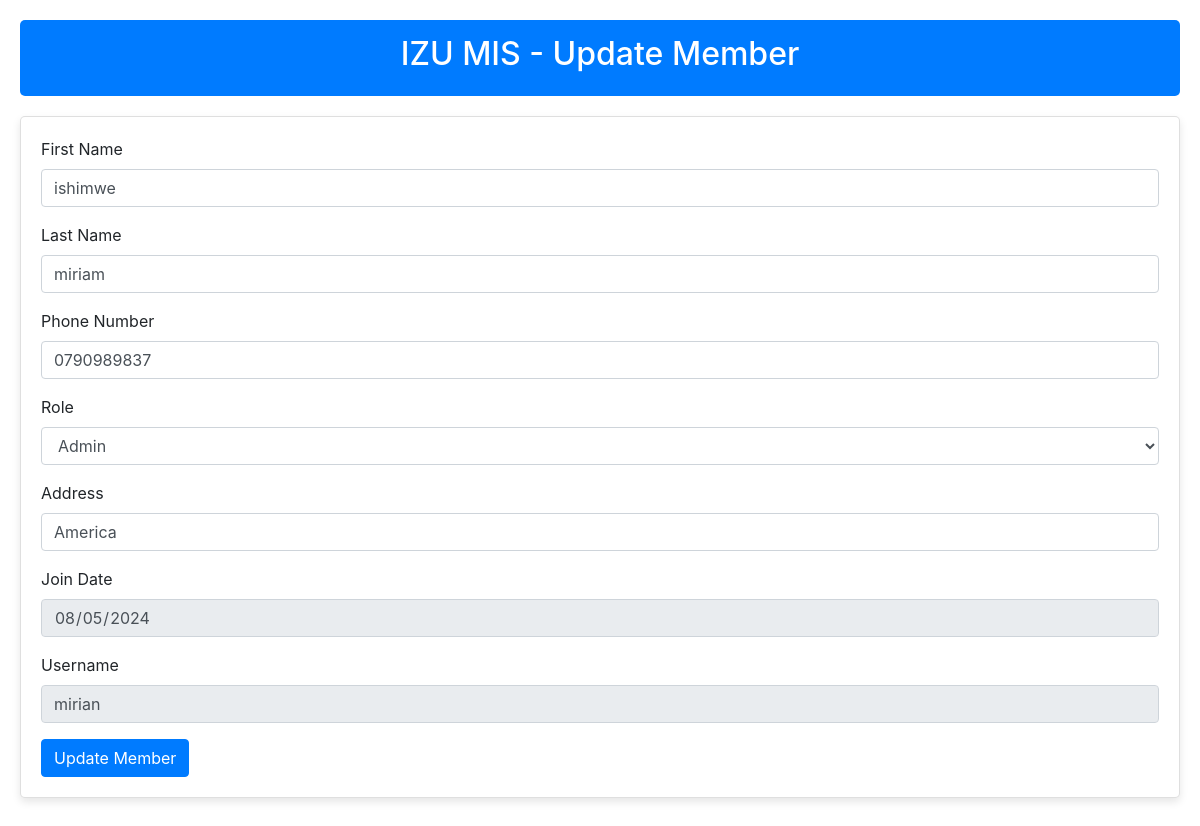
The app's page /update_member.php?id=31 with its own data.
### tables this page shows
CREATE TABLE `members` (
  `id` int(11) NOT NULL,
  `first_name` varchar(50) NOT NULL,
  `last_name` varchar(50) NOT NULL,
  `phone_number` varchar(255) NOT NULL,
  `type` varchar(255) NOT NULL,
  `address` varchar(255) NOT NULL,
  `join_date` date NOT NULL,
  `username` varchar(255) NOT NULL,
  `password` varchar(255) NOT NULL
);

### update_member.php (the view, shortened to what this page needs)
<?php
require_once 'config.php';
if (isset($_GET['id'])) {
    $id = $_GET['id'];
    $sql = 'SELECT * FROM members WHERE id = :id';
    $stmt = $pdo->prepare($sql);
    $stmt->execute(['id' => $id]);
    $member = $stmt->fetch();
} else {
    die('ID not specified.');
}
?>
<!DOCTYPE html>
<html lang="en">
<head>
    <link href="https://stackpath.bootstrapcdn.com/bootstrap/4.5.2/css/bootstrap.min.css" rel="stylesheet">
</head>
<body>
    <div class="content">
        <div class="header">
            <h2>IZU MIS - Update Member</h2>
        </div>
        <div id="update-member" class="card">
            <form method="POST" id="updateForm">
                <div class="form-group">
                    <label for="first_name">First Name</label>
                    <input type="text" class="form-control" id="first_name" name="first_name" value="<?php echo htmlspecialchars($member['first_name']); ?>" required pattern="[A-Za-z]+" title="Letters only">
                </div>
                <div class="form-group">
                    <label for="last_name">Last Name</label>
                    <input type="text" class="form-control" id="last_name" name="last_name" value="<?php echo htmlspecialchars($member['last_name']); ?>" required pattern="[A-Za-z]+" title="Letters only">
                </div>
                <div class="form-group">
                    <label for="phone_number">Phone Number</label>
                    <input type="text" class="form-control" id="phone_number" name="phone_number" value="<?php echo htmlspecialchars($member['phone_number']); ?>" required pattern="^(078|079|073|072)\d{7}$" title="Phone number must start with 078, 079, 073, or 072 and be exactly 10 digits" maxlength="10" minlength="10">
                </div>
                <div class="form-group">
                    <label for="type">Role</label>
                    <select class="form-control" id="type" name="type" required>
                        <option value="Admin" <?php if ($member['type'] == 'Admin') echo 'selected'; ?>>Admin</option>
                    </select>
                </div>
                <div class="form-group">
                    <label for="address">Address</label>
                    <input type="text" class="form-control" id="address" name="address" value="<?php echo htmlspecialchars($member['address']); ?>" required>
                </div>
                <div class="form-group">
                    <label for="join_date">Join Date</label>
                    <input type="date" class="form-control" id="join_date" name="join_date" value="<?php echo date('Y-m-d'); ?>" required readonly>
                </div>
                <div class="form-group">
                    <label for="username">Username</label>
                    <input type="text" class="form-control" id="username" name="username" value="<?php echo htmlspecialchars($member['username']); ?>" readonly>
                </div>
                <button type="submit" class="btn btn-primary">Update Member</button>
            </form>
        </div>
    </div>
</body>
</html>

### update_member.php (style rules this page uses)
.content { padding: 20px; width: 100%; }
.header { background-color: #007bff; color: white; padding: 15px; text-align: center; border-radius: 5px; margin-bottom: 20px; }
.card { padding: 20px; border-radius: 5px; box-shadow: 0 4px 8px rgba(0, 0, 0, 0.1); margin-bottom: 20px; }

### records on screen
members: first_name "ishimwe", last_name "miriam", phone_number "0790989837", type "Admin", address "America", username "mirian"
